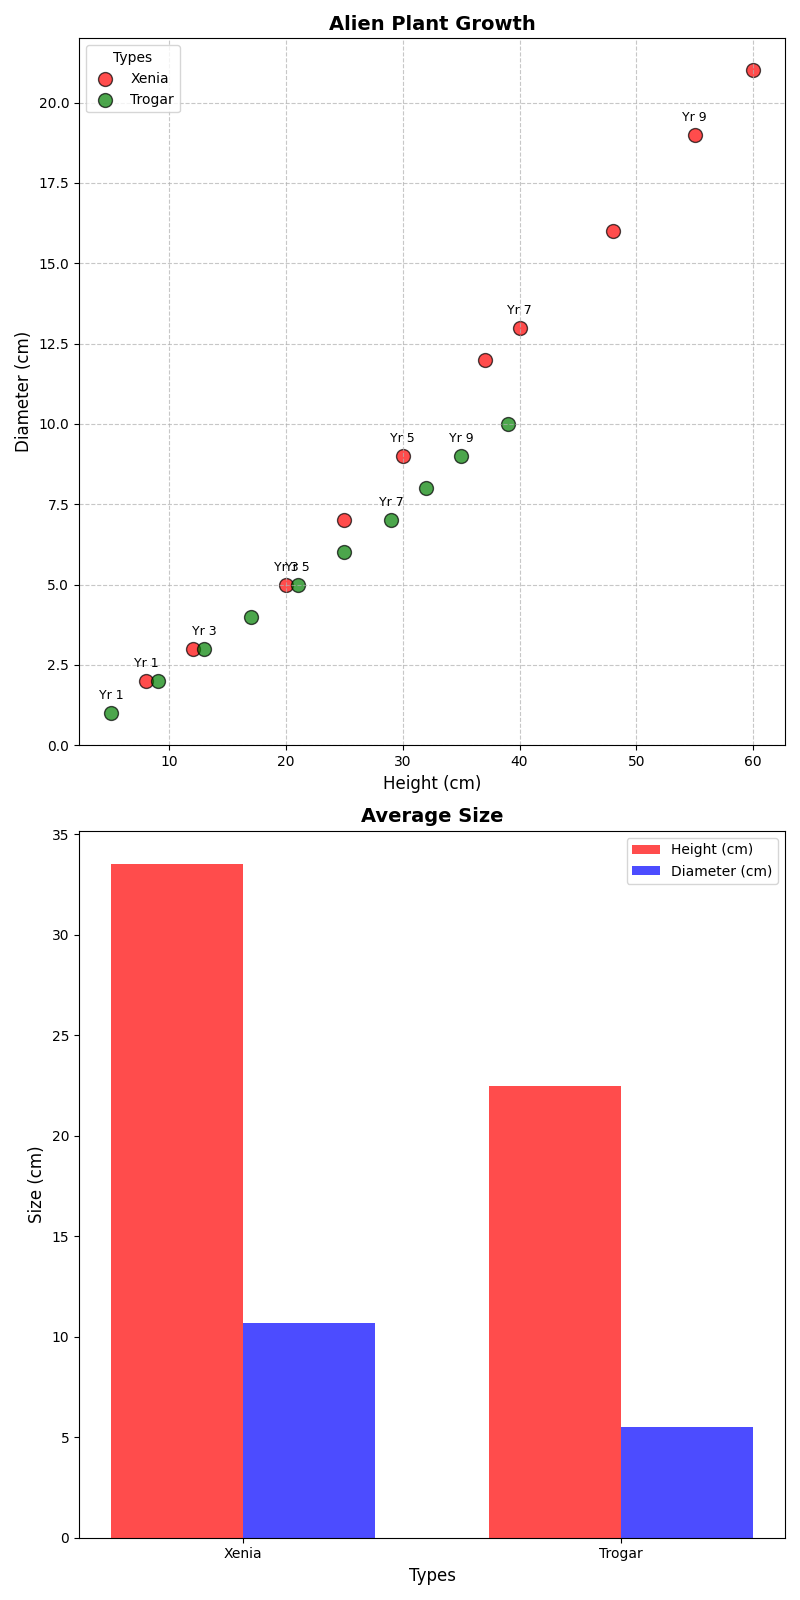

Write Python code to recreate this figure.
import matplotlib.pyplot as plt
import numpy as np

# Data for Alien Plant Growth (Heights in cm, Diameters in cm)
years = np.array([1, 2, 3, 4, 5, 6, 7, 8, 9, 10])

xenia_height = np.array([8, 12, 20, 25, 30, 37, 40, 48, 55, 60])
xenia_diameter = np.array([2, 3, 5, 7, 9, 12, 13, 16, 19, 21])

trogar_height = np.array([5, 9, 13, 17, 21, 25, 29, 32, 35, 39])
trogar_diameter = np.array([1, 2, 3, 4, 5, 6, 7, 8, 9, 10])

# Initialize the plot with the desired subplot configuration
fig, (ax1, ax2) = plt.subplots(2, 1, figsize=(8, 16))

# Scatter plot
ax1.scatter(xenia_height, xenia_diameter, color='red', edgecolor='black', alpha=0.7, s=100, label='Xenia')
ax1.scatter(trogar_height, trogar_diameter, color='green', edgecolor='black', alpha=0.7, s=100, label='Trogar')

# Titles and labels for the first plot
ax1.set_title('Alien Plant Growth', fontsize=14, fontweight='bold')
ax1.set_xlabel('Height (cm)', fontsize=12)
ax1.set_ylabel('Diameter (cm)', fontsize=12)
ax1.legend(title='Types', fontsize=10)
ax1.grid(linestyle='--', alpha=0.7)

# Add annotations for some data points
for i in range(0, len(years), 2):
    ax1.annotate(f'Yr {years[i]}', (xenia_height[i], xenia_diameter[i]), textcoords="offset points", xytext=(0,10), ha='center', fontsize=9)
    ax1.annotate(f'Yr {years[i]}', (trogar_height[i], trogar_diameter[i]), textcoords="offset points", xytext=(0,10), ha='center', fontsize=9)

# Bar plot: Comparison of average height and diameter for Xenia and Trogar
average_heights = [np.mean(xenia_height), np.mean(trogar_height)]
average_diameters = [np.mean(xenia_diameter), np.mean(trogar_diameter)]

bar_width = 0.35
index = np.arange(len(average_heights))

ax2.bar(index, average_heights, bar_width, label='Height (cm)', color='r', alpha=0.7)
ax2.bar(index + bar_width, average_diameters, bar_width, label='Diameter (cm)', color='b', alpha=0.7)

# Titles and labels for the second plot
ax2.set_title('Average Size', fontsize=14, fontweight='bold')
ax2.set_xlabel('Types', fontsize=12)
ax2.set_ylabel('Size (cm)', fontsize=12)
ax2.set_xticks(index + bar_width / 2)
ax2.set_xticklabels(['Xenia', 'Trogar'])
ax2.legend()

plt.tight_layout()
plt.show()
